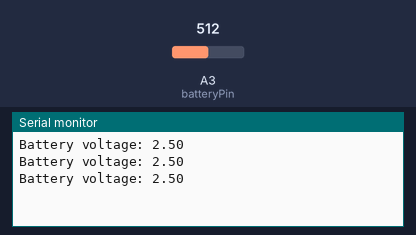
The program below on a simulated Arduino Nano, built with avr-gcc and run on an emulated ATmega328P. On the bench: the last lines printed to the serial monitor. The test bench sets the inputs (shaded band); at power-on: A3 (batteryPin) = 512.

Above: at 1.2 s.
1.3 s: A3 (batteryPin) set to 426
At 1.9 s:
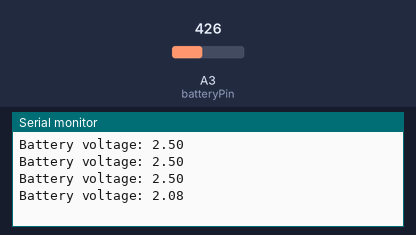
2.8 s: A3 (batteryPin) set to 398
At 3.32 s:
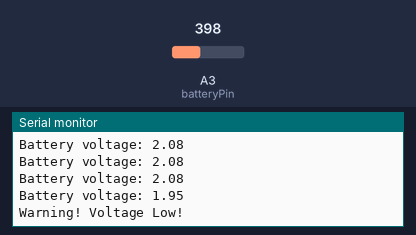
Timing chart, 0 to 5.8 s (numbered marks = the images above; inputs shaded):
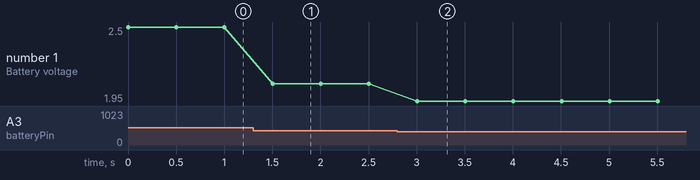

Measured:
- the behaviour switches between 410 and 409 on A3 (batteryPin) (found by bisection; images 1 and 2)
- after the input at 1.3 s, the serial monitor: prints a new line after 0.20 s (image 1)
- after the input at 2.8 s, the serial monitor: prints a new line after 0.20 s (image 2)
- plotted number 1: 2.5 → 2.08 after the input at 1.3 s, 2.08 → 1.95 after the input at 2.8 s

The program:

main.cpp
```cpp
/*
  Program to check for low voltage levels
  Author: Leonard
*/

#include <Arduino.h>

// put function declarations here:
float batteryVoltage();
bool batteryLow();

#define batteryPin A3


void setup() {
  Serial.begin(9600);
}

void loop() {

  float voltage = batteryVoltage();
  Serial.println("Battery voltage: " + String(voltage));

  if(batteryLow()) {  Serial.println("Warning! Voltage Low!");  }
  delay(500);

}

// Read battery voltage on batteryPin
//Can be used for waterDetect aswell
float batteryVoltage() {
  int sensorValue = analogRead(batteryPin);
  float voltage = sensorValue * (5.0 / 1023.0);

  return(voltage);
}

//Chech if batteryVoltage is below threshold
//Can probably be used for waterDetect aswell with different thresholds
bool batteryLow() {
  float limit = 2.0;
  float voltage = batteryVoltage();
  return(voltage < limit);
}
```
